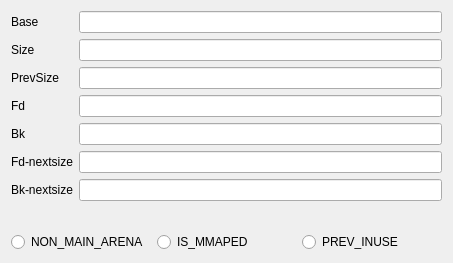
<?xml version="1.0" encoding="UTF-8"?>
<ui version="4.0">
 <class>HeapInfoDialog</class>
 <widget class="QDialog" name="HeapInfoDialog">
  <property name="geometry">
   <rect>
    <x>0</x>
    <y>0</y>
    <width>453</width>
    <height>263</height>
   </rect>
  </property>
  <property name="windowTitle">
   <string>Dialog</string>
  </property>
  <layout class="QVBoxLayout" name="verticalLayout">
   <item>
    <layout class="QFormLayout" name="formLayout">
     <item row="0" column="0">
      <widget class="QLabel" name="label">
       <property name="text">
        <string>Base</string>
       </property>
      </widget>
     </item>
     <item row="0" column="1">
      <widget class="QLineEdit" name="baseEdit">
       <property name="toolTip">
        <string>Base address of the chunk</string>
       </property>
       <property name="readOnly">
        <bool>true</bool>
       </property>
      </widget>
     </item>
     <item row="1" column="0">
      <widget class="QLabel" name="label_4">
       <property name="text">
        <string>Size</string>
       </property>
      </widget>
     </item>
     <item row="1" column="1">
      <widget class="QLineEdit" name="sizeEdit">
       <property name="toolTip">
        <string>Size of the heap chunk including metadata</string>
       </property>
       <property name="readOnly">
        <bool>true</bool>
       </property>
      </widget>
     </item>
     <item row="3" column="0">
      <widget class="QLabel" name="label_2">
       <property name="text">
        <string>Fd</string>
       </property>
      </widget>
     </item>
     <item row="3" column="1">
      <widget class="QLineEdit" name="fdEdit">
       <property name="toolTip">
        <string>Link to next free chunk in bin's linked list</string>
       </property>
       <property name="readOnly">
        <bool>true</bool>
       </property>
      </widget>
     </item>
     <item row="4" column="0">
      <widget class="QLabel" name="label_5">
       <property name="text">
        <string>Bk</string>
       </property>
      </widget>
     </item>
     <item row="4" column="1">
      <widget class="QLineEdit" name="bkEdit">
       <property name="toolTip">
        <string>Link to previous free chunk in bin's linked list</string>
       </property>
       <property name="readOnly">
        <bool>true</bool>
       </property>
      </widget>
     </item>
     <item row="5" column="1">
      <widget class="QLineEdit" name="fdnsEdit">
       <property name="toolTip">
        <string>Link to next larger free chunk (only for large chunks)</string>
       </property>
       <property name="readOnly">
        <bool>true</bool>
       </property>
      </widget>
     </item>
     <item row="5" column="0">
      <widget class="QLabel" name="label_3">
       <property name="text">
        <string>&lt;html&gt;&lt;head/&gt;&lt;body&gt;&lt;p&gt;Fd-nextsize&lt;/p&gt;&lt;/body&gt;&lt;/html&gt;</string>
       </property>
      </widget>
     </item>
     <item row="6" column="0">
      <widget class="QLabel" name="label_6">
       <property name="text">
        <string>Bk-nextsize</string>
       </property>
      </widget>
     </item>
     <item row="6" column="1">
      <widget class="QLineEdit" name="bknsEdit">
       <property name="toolTip">
        <string>Link to next smaller free chunk (for large chunks)</string>
       </property>
       <property name="readOnly">
        <bool>true</bool>
       </property>
      </widget>
     </item>
     <item row="2" column="1">
      <widget class="QLineEdit" name="prevSizeEdit">
       <property name="toolTip">
        <string>Size of previous chunk (if free)</string>
       </property>
       <property name="readOnly">
        <bool>true</bool>
       </property>
      </widget>
     </item>
     <item row="2" column="0">
      <widget class="QLabel" name="label_7">
       <property name="text">
        <string>PrevSize</string>
       </property>
      </widget>
     </item>
    </layout>
   </item>
   <item>
    <layout class="QHBoxLayout" name="horizontalLayout_2">
     <item>
      <widget class="QRadioButton" name="rbNMA">
       <property name="text">
        <string>NON_MAIN_ARENA</string>
       </property>
       <property name="checkable">
        <bool>true</bool>
       </property>
       <property name="autoExclusive">
        <bool>false</bool>
       </property>
      </widget>
     </item>
     <item>
      <widget class="QRadioButton" name="rbIM">
       <property name="text">
        <string>IS_MMAPED</string>
       </property>
       <property name="checkable">
        <bool>true</bool>
       </property>
       <property name="autoExclusive">
        <bool>false</bool>
       </property>
      </widget>
     </item>
     <item>
      <widget class="QRadioButton" name="rbPI">
       <property name="text">
        <string>PREV_INUSE</string>
       </property>
       <property name="checkable">
        <bool>true</bool>
       </property>
       <property name="autoExclusive">
        <bool>false</bool>
       </property>
      </widget>
     </item>
    </layout>
   </item>
  </layout>
 </widget>
 <resources/>
 <connections/>
</ui>
